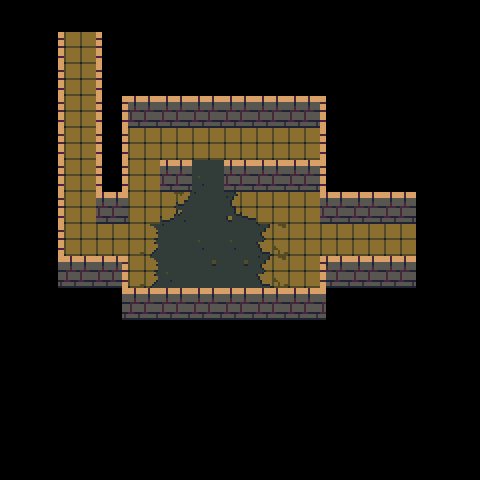

A level layout from a 2D game, rendered from its tile map. Below: a short description, then the map file with its tile-grid data intact:
An orthogonal 15x15 tile map with 32x32 px tiles, 3 tile layers (death, walls, ground) and 5 objects (2x connection, 2x torch, enemy).

<map version="1.0" tiledversion="1.1.5" orientation="orthogonal" renderorder="right-down" width="15" height="15" tilewidth="32" tileheight="32" infinite="0" nextobjectid="49">
 <tileset firstgid="1" source="brown.tsx" />
 <layer name="death" width="15" height="15">
  <data encoding="csv">
0,0,0,0,0,0,0,0,0,0,0,0,0,0,0,
0,0,0,0,0,0,0,0,0,0,0,0,0,0,0,
0,0,0,0,0,0,0,0,0,0,0,0,0,0,0,
0,0,0,0,0,0,0,0,0,0,0,0,0,0,0,
0,0,0,0,0,0,0,0,0,0,0,0,0,0,0,
0,0,0,0,0,0,0,0,0,0,0,0,0,0,0,
0,0,0,0,0,0,0,0,0,0,0,0,0,0,0,
0,0,0,0,0,0,0,0,0,0,0,0,0,0,0,
0,0,0,0,0,0,0,0,0,0,0,0,0,0,0,
0,0,0,0,0,0,0,0,0,0,0,0,0,0,0,
0,0,0,0,0,0,0,0,0,0,0,0,0,0,0,
0,0,0,0,0,0,0,0,0,0,0,0,0,0,0,
0,0,0,0,0,0,0,0,0,0,0,0,0,0,0,
0,0,0,0,0,0,0,0,0,0,0,0,0,0,0,
0,0,0,0,0,0,0,0,0,0,0,0,0,0,0
</data>
 </layer>
 <layer name="walls" width="15" height="15">
  <data encoding="csv">
0,0,0,0,0,0,0,0,0,0,0,0,0,0,0,
0,14,55,15,0,0,0,0,0,0,0,0,0,0,0,
0,14,0,15,0,0,0,0,0,0,0,0,0,0,0,
0,14,0,16,12,12,12,12,12,12,15,0,0,0,0,
0,14,0,16,0,0,0,0,0,0,15,0,0,0,0,
0,14,0,16,0,12,0,12,12,12,15,0,0,0,0,
0,14,0,12,0,0,0,0,0,0,12,12,12,0,0,
0,14,0,0,0,0,0,0,0,0,0,0,55,0,0,
0,24,12,23,0,0,0,0,0,0,22,12,12,0,0,
0,0,0,24,12,12,12,12,12,12,21,0,0,0,0,
0,0,0,0,0,0,0,0,0,0,0,0,0,0,0,
0,0,0,0,0,0,0,0,0,0,0,0,0,0,0,
0,0,0,0,0,0,0,0,0,0,0,0,0,0,0,
0,0,0,0,0,0,0,0,0,0,0,0,0,0,0,
0,0,0,0,0,0,0,0,0,0,0,0,0,0,0
</data>
 </layer>
 <layer name="ground" width="15" height="15">
  <data encoding="csv">
0,0,0,0,0,0,0,0,0,0,0,0,0,0,0,
0,0,72,0,0,0,0,0,0,0,0,0,0,0,0,
0,0,72,0,0,0,0,0,0,0,0,0,0,0,0,
0,0,72,0,0,0,0,0,0,0,0,0,0,0,0,
0,0,72,0,72,72,72,72,72,72,0,0,0,0,0,
0,0,72,0,72,0,28,0,0,0,0,0,0,0,0,
0,0,72,0,72,83,55,81,72,72,0,0,0,0,0,
0,0,72,72,73,55,28,28,71,72,72,72,72,0,0,
0,0,0,0,73,28,37,37,71,72,0,0,0,0,0,
0,0,0,0,0,0,0,0,0,0,0,0,0,0,0,
0,0,0,0,0,0,0,0,0,0,0,0,0,0,0,
0,0,0,0,0,0,0,0,0,0,0,0,0,0,0,
0,0,0,0,0,0,0,0,0,0,0,0,0,0,0,
0,0,0,0,0,0,0,0,0,0,0,0,0,0,0,
0,0,0,0,0,0,0,0,0,0,0,0,0,0,0
</data>
 </layer>
 <objectgroup name="objects">
  <object id="9" name="81" type="connection" x="64" y="64" width="32" height="32">
   <properties>
    <property name="dir" value="down" />
    <property name="to" value="239" />
   </properties>
  </object>
  <object id="10" name="82" type="connection" x="352" y="224" width="32" height="32">
   <properties>
    <property name="dir" value="left" />
    <property name="to" value="83" />
   </properties>
  </object>
  <object id="39" type="enemy" x="192" y="160" width="32" height="32">
   <properties>
    <property name="dir" value="down" />
   </properties>
  </object>
  <object id="47" type="torch" x="160" y="96" width="32" height="32" />
  <object id="48" type="torch" x="256" y="96" width="32" height="32" />
 </objectgroup>
</map>
